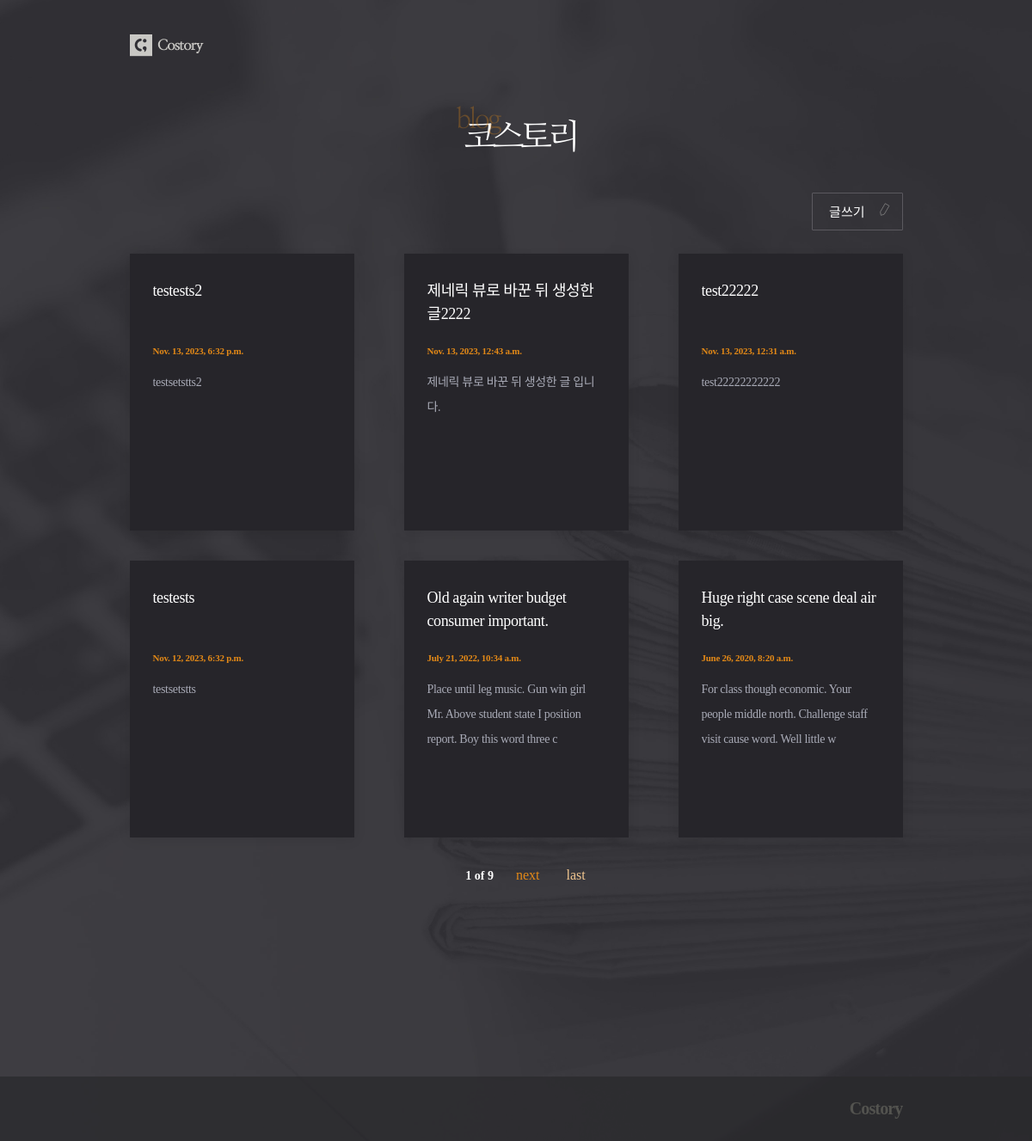
/posts/, run on the app's committed database.
### posts/models.py (models this page shows, shortened)
class Post(models.Model):
  title = models.CharField(max_length=50, unique=True, error_messages={'unique': "이미 있는 제목입니다."})
  content = models.TextField(validators=[MinLengthValidator(10, "10글자 이상 입력해주세요."), validate_symbols])
  dt_created = models.DateTimeField(verbose_name="Date Created", auto_now_add=True)
  dt_modified = models.DateTimeField(verbose_name="Date Modified", auto_now=True)

### posts/views.py (the view)
# urls.py: path('posts/', views.PostListView.as_view(), name='post-list'),
class PostListView(ListView):
  model = Post
  ordering = ['-dt_created'] # 최근 작성순으로 정렬 (날짜 역순)
  paginate_by = 6

### posts/templates/posts/post_list.html (shortened to what this page needs)
{% extends "./base.html" %}
{% load static %}
{% block css %}
    <link rel="stylesheet" href={% static "posts/css/post_list.css" %}>
{% endblock css %}
{% block logo_text %}
    <div id="header">
        <div class="container">
            <h1><img src="{% static 'posts/images/headertxt.png' %}"></h1>
        </div>
    </div>
{% endblock logo_text %}
{% block content %}
    <div class="btn_post">
        <a href={% url "post-create" %}>글쓰기</a>
    </div>
    {% if page_obj.object_list %}
        <div class="post_container">
            {% for post in page_obj.object_list %}
                <div class="post"><a href="{% url 'post-detail' post.id %}">
                    <h2 class="title">{{post.title}}</h2>
                    <p class="date">{{post.dt_created}}</p>
                    <p class="text">{{post.content|slice:":100"}}</p>
                </a></div>
            {% endfor %}
        </div>
        <div class="paging">
            <span>
                <p>{{page_obj.number}} of {{page_obj.paginator.num_pages}}</p>
            </span>
            {% if page_obj.has_next %}
                <a href="?page={{page_obj.next_page_number}}" class="next">next</a>
                <a href="?page={{page_obj.paginator.num_pages}}" class="last">last</a>
            {% endif %}
        </div>
    {% else %}
        <div class="blank">
            <p>보여줄 글이 없어요.<br>첫 글을 작성해보면 어떨까요?</p>
        </div>
    {% endif %}
{% endblock content %}

### posts/templates/posts/base.html (shortened to what this page needs)
{% load static %}
<!DOCTYPE html>
<html lang="en">
<head>
    {% block css %}
    {% endblock css %}
</head>
<body>
   <div id="warp">
        <div id="header">
            <div id="nav">
                <div class="logo">
                    <a href={% url "post-list" %}><img src="{% static 'posts/images/logo.png' %}"></a>
                </div>
            </div>
        </div>
        {% block logo_text %}
        {% endblock logo_text %}
        <div id="content">
            <div class="container">
                {% block content %}
                {% endblock content %}
            </div>
        </div>
        <div id="footer">
            <div class="footer">
                <p>Costory</p>
            </div>
        </div>
    </div>
</body>
</html>

### posts/static/posts/css/post_list.css (style rules this page uses)
h1,h2,h3,p,a,ul,li { margin: 0; padding: 0; font-family : 'NanumMyeongjo'; font-weight: 200; list-style: none; text-decoration: none; outline: none; color: black; }
html { position: relative; min-height: 100%; margin: 0; }
body { min-height: 100%; margin: 0; padding: 0; background: url(../images/bg.jpg) no-repeat center top/cover; -webkit-font-smoothing: antialiased; -moz-osx-font-smoothing: auto; }
img { margin: 0; padding: 0; border: 0; }
#nav { height: 60px; }
#header { margin: 23px 0 39px; }
#content { margin-bottom: 300px; }
#footer { position: absolute; left: 0; bottom: 0; width: 100%; height: 75px; background: rgba(41, 41, 44, 0.7); }
.container { width: 899px; margin: 0 auto; }
.logo { width: 65%; min-width: 899px; margin: 0 auto; padding-top: 17px; }
.logo img { width: 88px; }
h1 { text-align: center; }
h1 img { width: 139px; }
.btn_post { text-align: right; }
.btn_post a { display: inline-block; margin-bottom: 27px; padding: 10px 43px 11px 19px; font-size: 15px; color: #fff; border: 1px solid #5b595f; border-radius: 1px; background: url(../images/pen.svg)no-repeat 75px 11px/16px; }
.post_container { display: grid; margin-bottom: 35px; grid-template-columns: repeat(3,1fr); grid-auto-rows: minmax(322px, auto); grid-column-gap: 58px; grid-row-gap: 35px; }
.post { background: #26252a; padding: 30px 29px 40px 27px; box-shadow: 0 2px 14px 0 rgba(0, 0, 0, 0.09); }
.post h2 { height: 54px; font-size: 18px; color: #fff; line-height: 1.5; letter-spacing: -0.42px; overflow: hidden; text-overflow: ellipsis; display: -webkit-box; -webkit-line-clamp: 2; -webkit-box-orient: vertical; word-wrap:break-word; }
.post .date { margin: 23px 0 17px; font-size: 11px; font-weight: bold; color: #e38917; letter-spacing: -0.25px; }
.post .text { font-size: 14px; color: #a9abb7; line-height: 2.07; letter-spacing: -0.32px; overflow: hidden; text-overflow: ellipsis; display: -webkit-box; -webkit-line-clamp: 5; -webkit-box-orient: vertical; word-wrap:break-word; }
.paging { text-align: center; }
.paging a { display: inline-block; }
.paging .first,.paging .last { color: #f1c68f; }
.paging .last { margin-left: 27px; }
.paging .prev,.paging .next { color: #e38917; }
.paging span { display: inline-block; }
.paging span p { font-size: 14px; font-weight: bold; color: #fff; margin: 0 22px; }
.footer { width: 65%; min-width: 899px; margin: 0 auto; }
.footer p { text-align: right; font-size: 20px; line-height: 75px; font-weight: 800; letter-spacing: -0.85px; color: #53534f; }

### data on the page
Post: title "testests2", dt_created "Nov. 13, 2023, 6:32 p.m.", content "testsetstts2"
Post: title "제네릭 뷰로 바꾼 뒤 생성한 글2222", dt_created "Nov. 13, 2023, 12:43 a.m.", content "제네릭 뷰로 바꾼 뒤 생성한 글 입니다."
Post: title "test22222", dt_created "Nov. 13, 2023, 12:31 a.m.", content "test22222222222"
Post: title "testests", dt_created "Nov. 12, 2023, 6:32 p.m.", content "testsetstts"
Post: title "Old again writer budget consumer important.", dt_created "July 21, 2022, 10:34 a.m.", content "Place until leg music. Gun win girl Mr. Above student state I position report. Boy this word three c"
Post: title "Huge right case scene deal air big.", dt_created "June 26, 2020, 8:20 a.m.", content "For class though economic. Your people middle north. Challenge staff visit cause word. Well little w"

### other printed values
{{ page_obj.number }} "1"
{{ page_obj.paginator.num_pages }} "9"
